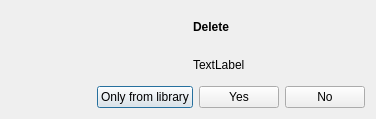
<?xml version="1.0" encoding="UTF-8"?>
<ui version="4.0">
 <class>GUI_DeleteDialog</class>
 <widget class="QDialog" name="GUI_DeleteDialog">
  <property name="geometry">
   <rect>
    <x>0</x>
    <y>0</y>
    <width>376</width>
    <height>119</height>
   </rect>
  </property>
  <property name="windowTitle">
   <string notr="true"/>
  </property>
  <layout class="QGridLayout" name="gridLayout">
   <property name="horizontalSpacing">
    <number>10</number>
   </property>
   <item row="0" column="1">
    <widget class="QLabel" name="lab_warning">
     <property name="font">
      <font>
       <weight>75</weight>
       <bold>true</bold>
      </font>
     </property>
     <property name="text">
      <string notr="true">Delete</string>
     </property>
    </widget>
   </item>
   <item row="1" column="1">
    <widget class="QLabel" name="lab_info">
     <property name="text">
      <string notr="true">TextLabel</string>
     </property>
    </widget>
   </item>
   <item row="0" column="0" rowspan="2">
    <widget class="QLabel" name="lab_icon">
     <property name="styleSheet">
      <string notr="true">min-width: 10ex; min-height: 10ex; max-height: 10ex; max-width: 10ex;</string>
     </property>
     <property name="text">
      <string/>
     </property>
     <property name="scaledContents">
      <bool>true</bool>
     </property>
    </widget>
   </item>
   <item row="2" column="0" colspan="2">
    <layout class="QHBoxLayout" name="horizontalLayout">
     <property name="spacing">
      <number>6</number>
     </property>
     <item>
      <spacer name="horizontalSpacer">
       <property name="orientation">
        <enum>Qt::Horizontal</enum>
       </property>
       <property name="sizeHint" stdset="0">
        <size>
         <width>40</width>
         <height>20</height>
        </size>
       </property>
      </spacer>
     </item>
     <item>
      <widget class="QPushButton" name="btn_only_from_library">
       <property name="text">
        <string notr="true">Only from library</string>
       </property>
      </widget>
     </item>
     <item>
      <widget class="QPushButton" name="btn_yes">
       <property name="text">
        <string notr="true">Yes</string>
       </property>
      </widget>
     </item>
     <item>
      <widget class="QPushButton" name="btn_no">
       <property name="text">
        <string notr="true">No</string>
       </property>
      </widget>
     </item>
    </layout>
   </item>
  </layout>
 </widget>
 <resources/>
 <connections/>
</ui>
